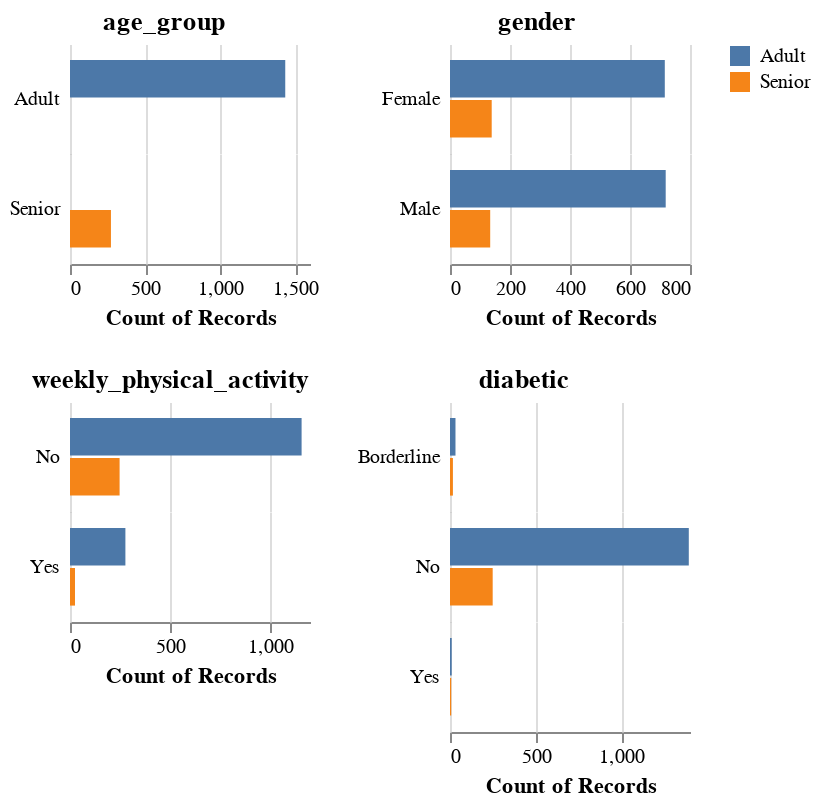

This figure's notebook cell:
### Code cell
aly.dist(data_train, color = 'age_group', dtype = 'object')

### Figure 1 — Vega specification as saved in the notebook (floating-point values rounded to 4 significant figures)
{"$schema": "https://vega.github.io/schema/vega/v5.json", "data": [{"name": "source_0", "values": [{"age_group": "Adult", "__count": 1435}, {"age_group": "Senior", "__count": 273}]}, {"name": "concat_0_concat_0_row_domain", "values": [{"age_group": "Adult", "count": 1}, {"age_group": "Senior", "count": 1}]}, {"name": "source_1", "values": [{"age_group": "Adult", "gender": "Female", "__count": 716}, {"age_group": "Adult", "gender": "Male", "__count": 719}, {"age_group": "Senior", "gender": "Female", "__count": 139}, {"age_group": "Senior", "gender": "Male", "__count": 134}]}, {"name": "concat_1_concat_0_row_domain", "values": [{"gender": "Female", "count": 2}, {"gender": "Male", "count": 2}]}, {"name": "source_2", "values": [{"age_group": "Adult", "weekly_physical_activity": "Yes", "__count": 277}, {"age_group": "Adult", "weekly_physical_activity": "No", "__count": 1158}, {"age_group": "Senior", "weekly_physical_activity": "No", "__count": 248}, {"age_group": "Senior", "weekly_physical_activity": "Yes", "__count": 25}]}, {"name": "concat_2_concat_0_row_domain", "values": [{"weekly_physical_activity": "Yes", "count": 2}, {"weekly_physical_activity": "No", "count": 2}]}, {"name": "source_3", "values": [{"age_group": "Adult", "diabetic": "No", "__count": 1393}, {"age_group": "Senior", "diabetic": "No", "__count": 249}, {"age_group": "Adult", "diabetic": "Yes", "__count": 10}, {"age_group": "Senior", "diabetic": "Borderline", "__count": 17}, {"age_group": "Adult", "diabetic": "Borderline", "__count": 32}, {"age_group": "Senior", "diabetic": "Yes", "__count": 7}]}, {"name": "concat_3_concat_0_row_domain", "values": [{"diabetic": "No", "count": 2}, {"diabetic": "Yes", "count": 2}, {"diabetic": "Borderline", "count": 2}]}, {"name": "source_0_color_domain_age_group_0", "values": [{"age_group": "Adult"}, {"age_group": "Senior"}]}, {"name": "source_1_color_domain_age_group_1", "values": [{"age_group": "Adult"}, {"age_group": "Senior"}]}, {"name": "source_2_color_domain_age_group_2", "values": [{"age_group": "Adult"}, {"age_group": "Senior"}]}, {"name": "source_3_color_domain_age_group_3", "values": [{"age_group": "Adult"}, {"age_group": "Senior"}]}, {"name": "source_0_concat_0_concat_0_x_domain___count", "values": [{"min": 273, "max": 1435}]}, {"name": "source_0_concat_0_concat_0_y_domain_age_group", "values": [{"age_group": "Adult"}, {"age_group": "Senior"}]}, {"name": "source_1_concat_1_concat_0_x_domain___count", "values": [{"min": 134, "max": 719}]}, {"name": "source_1_concat_1_concat_0_y_domain_age_group", "values": [{"age_group": "Adult"}, {"age_group": "Senior"}]}, {"name": "source_2_concat_2_concat_0_x_domain___count", "values": [{"min": 25, "max": 1158}]}, {"name": "source_2_concat_2_concat_0_y_domain_age_group", "values": [{"age_group": "Adult"}, {"age_group": "Senior"}]}, {"name": "source_3_concat_3_concat_0_x_domain___count", "values": [{"min": 7, "max": 1393}]}, {"name": "source_3_concat_3_concat_0_y_domain_age_group", "values": [{"age_group": "Adult"}, {"age_group": "Senior"}]}], "signals": [{"name": "concat_0_concat_0_child_width", "value": 120}, {"name": "concat_0_concat_0_y_step", "value": 20}, {"name": "concat_0_concat_0_child_height", "update": "bandspace(domain('concat_0_concat_0_y').length, 0.06, 0.4) * concat_0_concat_0_y_step"}, {"name": "concat_1_concat_0_child_width", "value": 120}, {"name": "concat_1_concat_0_y_step", "value": 20}, {"name": "concat_1_concat_0_child_height", "update": "bandspace(domain('concat_1_concat_0_y').length, 0.06, 0.4) * concat_1_concat_0_y_step"}, {"name": "concat_2_concat_0_child_width", "value": 120}, {"name": "concat_2_concat_0_y_step", "value": 20}, {"name": "concat_2_concat_0_child_height", "update": "bandspace(domain('concat_2_concat_0_y').length, 0.06, 0.4) * concat_2_concat_0_y_step"}, {"name": "concat_3_concat_0_child_width", "value": 120}, {"name": "concat_3_concat_0_y_step", "value": 20}, {"name": "concat_3_concat_0_child_height", "update": "bandspace(domain('concat_3_concat_0_y').length, 0.06, 0.4) * concat_3_concat_0_y_step"}], "marks": [{"type": "group", "name": "concat_0_group", "marks": [{"type": "group", "name": "concat_0_concat_0_group", "marks": [{"type": "group", "name": "concat_0_concat_0_row_header", "from": {"data": "concat_0_concat_0_row_domain"}, "sort": {"field": "datum[\"age_group\"]", "order": "ascending"}, "encode": {"update": {"height": {"signal": "concat_0_concat_0_child_height"}}}, "axes": [{"scale": "concat_0_concat_0_y", "grid": false, "zindex": 0, "orient": "left", "domain": true, "ticks": false, "labels": false}], "title": {"text": {"signal": "isValid(parent[\"age_group\"]) ? parent[\"age_group\"] : \"\"+parent[\"age_group\"]"}, "frame": "group", "baseline": "middle", "style": "guide-label", "orient": "left", "align": "left", "angle": 0, "offset": 5}, "role": "row-header"}, {"type": "group", "name": "concat_0_concat_0_column_footer", "encode": {"update": {"width": {"signal": "concat_0_concat_0_child_width"}}}, "axes": [{"scale": "concat_0_concat_0_x", "orient": "bottom", "grid": false, "title": "Count of Records", "labelFlush": true, "tickCount": {"signal": "ceil(concat_0_concat_0_child_width/40)"}, "zindex": 0, "labelOverlap": true}], "role": "column-footer"}, {"type": "group", "name": "concat_0_concat_0_cell", "from": {"facet": {"data": "source_0", "name": "concat_0_concat_0_facet", "groupby": ["age_group"]}}, "sort": {"field": ["datum[\"age_group\"]"], "order": ["ascending"]}, "encode": {"update": {"width": {"signal": "concat_0_concat_0_child_width"}, "height": {"signal": "concat_0_concat_0_child_height"}}}, "marks": [{"type": "rect", "name": "concat_0_concat_0_child_marks", "from": {"data": "concat_0_concat_0_facet"}, "encode": {"update": {"fill": {"field": "age_group", "scale": "color"}, "x": {"field": "__count", "scale": "concat_0_concat_0_x"}, "x2": {"value": 0, "scale": "concat_0_concat_0_x"}, "y": {"field": "age_group", "scale": "concat_0_concat_0_y"}, "height": {"signal": "max(0.25, bandwidth('concat_0_concat_0_y'))"}}}, "style": ["bar"]}], "axes": [{"scale": "concat_0_concat_0_x", "gridScale": "concat_0_concat_0_y", "tickCount": {"signal": "ceil(concat_0_concat_0_child_width/40)"}, "domain": false, "maxExtent": 0, "zindex": 0, "minExtent": 0, "ticks": false, "aria": false, "labels": false, "grid": true, "orient": "bottom"}], "style": "cell"}], "layout": {"padding": 0, "columns": 1, "bounds": "full", "align": "all"}}], "title": {"text": "age_group", "anchor": "middle"}, "layout": {"padding": 20, "columns": 1, "bounds": "full", "align": "each"}}, {"type": "group", "name": "concat_1_group", "marks": [{"type": "group", "name": "concat_1_concat_0_group", "marks": [{"type": "group", "name": "concat_1_concat_0_row_header", "from": {"data": "concat_1_concat_0_row_domain"}, "sort": {"field": "datum[\"gender\"]", "order": "ascending"}, "encode": {"update": {"height": {"signal": "concat_1_concat_0_child_height"}}}, "axes": [{"scale": "concat_1_concat_0_y", "labels": false, "orient": "left", "ticks": false, "grid": false, "domain": true, "zindex": 0}], "title": {"text": {"signal": "isValid(parent[\"gender\"]) ? parent[\"gender\"] : \"\"+parent[\"gender\"]"}, "style": "guide-label", "orient": "left", "frame": "group", "baseline": "middle", "align": "left", "offset": 5, "angle": 0}, "role": "row-header"}, {"type": "group", "name": "concat_1_concat_0_column_footer", "encode": {"update": {"width": {"signal": "concat_1_concat_0_child_width"}}}, "axes": [{"scale": "concat_1_concat_0_x", "labelOverlap": true, "grid": false, "zindex": 0, "labelFlush": true, "tickCount": {"signal": "ceil(concat_1_concat_0_child_width/40)"}, "title": "Count of Records", "orient": "bottom"}], "role": "column-footer"}, {"type": "group", "name": "concat_1_concat_0_cell", "from": {"facet": {"data": "source_1", "name": "concat_1_concat_0_facet", "groupby": ["gender"]}}, "sort": {"field": ["datum[\"gender\"]"], "order": ["ascending"]}, "encode": {"update": {"height": {"signal": "concat_1_concat_0_child_height"}, "width": {"signal": "concat_1_concat_0_child_width"}}}, "marks": [{"type": "rect", "name": "concat_1_concat_0_child_marks", "from": {"data": "concat_1_concat_0_facet"}, "encode": {"update": {"x2": {"value": 0, "scale": "concat_1_concat_0_x"}, "height": {"signal": "max(0.25, bandwidth('concat_1_concat_0_y'))"}, "fill": {"field": "age_group", "scale": "color"}, "x": {"field": "__count", "scale": "concat_1_concat_0_x"}, "y": {"field": "age_group", "scale": "concat_1_concat_0_y"}}}, "style": ["bar"]}], "axes": [{"scale": "concat_1_concat_0_x", "tickCount": {"signal": "ceil(concat_1_concat_0_child_width/40)"}, "grid": true, "domain": false, "minExtent": 0, "maxExtent": 0, "aria": false, "zindex": 0, "labels": false, "orient": "bottom", "ticks": false, "gridScale": "concat_1_concat_0_y"}], "style": "cell"}], "layout": {"padding": 0, "columns": 1, "bounds": "full", "align": "all"}}], "title": {"text": "gender", "anchor": "middle"}, "layout": {"padding": 20, "columns": 1, "bounds": "full", "align": "each"}}, {"type": "group", "name": "concat_2_group", "marks": [{"type": "group", "name": "concat_2_concat_0_group", "marks": [{"type": "group", "name": "concat_2_concat_0_row_header", "from": {"data": "concat_2_concat_0_row_domain"}, "sort": {"field": "datum[\"weekly_physical_activity\"]", "order": "ascending"}, "encode": {"update": {"height": {"signal": "concat_2_concat_0_child_height"}}}, "axes": [{"scale": "concat_2_concat_0_y", "zindex": 0, "ticks": false, "orient": "left", "domain": true, "grid": false, "labels": false}], "title": {"text": {"signal": "isValid(parent[\"weekly_physical_activity\"]) ? parent[\"weekly_physical_activity\"] : \"\"+parent[\"weekly_physical_activity\"]"}, "orient": "left", "frame": "group", "angle": 0, "baseline": "middle", "style": "guide-label", "align": "left", "offset": 5}, "role": "row-header"}, {"type": "group", "name": "concat_2_concat_0_column_footer", "encode": {"update": {"width": {"signal": "concat_2_concat_0_child_width"}}}, "axes": [{"scale": "concat_2_concat_0_x", "zindex": 0, "labelOverlap": true, "title": "Count of Records", "orient": "bottom", "labelFlush": true, "tickCount": {"signal": "ceil(concat_2_concat_0_child_width/40)"}, "grid": false}], "role": "column-footer"}, {"type": "group", "name": "concat_2_concat_0_cell", "from": {"facet": {"data": "source_2", "name": "concat_2_concat_0_facet", "groupby": ["weekly_physical_activity"]}}, "sort": {"field": ["datum[\"weekly_physical_activity\"]"], "order": ["ascending"]}, "encode": {"update": {"width": {"signal": "concat_2_concat_0_child_width"}, "height": {"signal": "concat_2_concat_0_child_height"}}}, "marks": [{"type": "rect", "name": "concat_2_concat_0_child_marks", "from": {"data": "concat_2_concat_0_facet"}, "encode": {"update": {"x2": {"value": 0, "scale": "concat_2_concat_0_x"}, "y": {"field": "age_group", "scale": "concat_2_concat_0_y"}, "fill": {"field": "age_group", "scale": "color"}, "height": {"signal": "max(0.25, bandwidth('concat_2_concat_0_y'))"}, "x": {"field": "__count", "scale": "concat_2_concat_0_x"}}}, "style": ["bar"]}], "axes": [{"scale": "concat_2_concat_0_x", "zindex": 0, "grid": true, "labels": false, "aria": false, "orient": "bottom", "tickCount": {"signal": "ceil(concat_2_concat_0_child_width/40)"}, "domain": false, "maxExtent": 0, "minExtent": 0, "ticks": false, "gridScale": "concat_2_concat_0_y"}], "style": "cell"}], "layout": {"padding": 0, "columns": 1, "bounds": "full", "align": "all"}}], "title": {"text": "weekly_physical_activity", "anchor": "middle"}, "layout": {"padding": 20, "columns": 1, "bounds": "full", "align": "each"}}, {"type": "group", "name": "concat_3_group", "marks": [{"type": "group", "name": "concat_3_concat_0_group", "marks": [{"type": "group", "name": "concat_3_concat_0_row_header", "from": {"data": "concat_3_concat_0_row_domain"}, "sort": {"field": "datum[\"diabetic\"]", "order": "ascending"}, "encode": {"update": {"height": {"signal": "concat_3_concat_0_child_height"}}}, "axes": [{"scale": "concat_3_concat_0_y", "labels": false, "zindex": 0, "domain": true, "ticks": false, "orient": "left", "grid": false}], "title": {"text": {"signal": "isValid(parent[\"diabetic\"]) ? parent[\"diabetic\"] : \"\"+parent[\"diabetic\"]"}, "orient": "left", "baseline": "middle", "style": "guide-label", "align": "left", "frame": "group", "offset": 5, "angle": 0}, "role": "row-header"}, {"type": "group", "name": "concat_3_concat_0_column_footer", "encode": {"update": {"width": {"signal": "concat_3_concat_0_child_width"}}}, "axes": [{"scale": "concat_3_concat_0_x", "title": "Count of Records", "labelOverlap": true, "zindex": 0, "orient": "bottom", "labelFlush": true, "grid": false, "tickCount": {"signal": "ceil(concat_3_concat_0_child_width/40)"}}], "role": "column-footer"}, {"type": "group", "name": "concat_3_concat_0_cell", "from": {"facet": {"data": "source_3", "name": "concat_3_concat_0_facet", "groupby": ["diabetic"]}}, "sort": {"field": ["datum[\"diabetic\"]"], "order": ["ascending"]}, "encode": {"update": {"height": {"signal": "concat_3_concat_0_child_height"}, "width": {"signal": "concat_3_concat_0_child_width"}}}, "marks": [{"type": "rect", "name": "concat_3_concat_0_child_marks", "from": {"data": "concat_3_concat_0_facet"}, "encode": {"update": {"height": {"signal": "max(0.25, bandwidth('concat_3_concat_0_y'))"}, "fill": {"field": "age_group", "scale": "color"}, "x": {"field": "__count", "scale": "concat_3_concat_0_x"}, "x2": {"value": 0, "scale": "concat_3_concat_0_x"}, "y": {"field": "age_group", "scale": "concat_3_concat_0_y"}}}, "style": ["bar"]}], "axes": [{"scale": "concat_3_concat_0_x", "gridScale": "concat_3_concat_0_y", "grid": true, "maxExtent": 0, "tickCount": {"signal": "ceil(concat_3_concat_0_child_width/40)"}, "aria": false, "domain": false, "orient": "bottom", "minExtent": 0, "labels": false, "ticks": false, "zindex": 0}], "style": "cell"}], "layout": {"padding": 0, "columns": 1, "bounds": "full", "align": "all"}}], "title": {"text": "diabetic", "anchor": "middle"}, "layout": {"padding": 20, "columns": 1, "bounds": "full", "align": "each"}}], "scales": [{"name": "color", "type": "ordinal", "domain": {"fields": [{"data": "source_0_color_domain_age_group_0", "field": "age_group"}, {"data": "source_1_color_domain_age_group_1", "field": "age_group"}, {"data": "source_2_color_domain_age_group_2", "field": "age_group"}, {"data": "source_3_color_domain_age_group_3", "field": "age_group"}], "sort": true}, "range": "category"}, {"name": "concat_0_concat_0_x", "type": "linear", "domain": [{"signal": "(data(\"source_0_concat_0_concat_0_x_domain___count\")[0] || {}).min"}, {"signal": "(data(\"source_0_concat_0_concat_0_x_domain___count\")[0] || {}).max"}], "range": [0, {"signal": "concat_0_concat_0_child_width"}], "nice": true, "zero": true}, {"name": "concat_0_concat_0_y", "type": "band", "domain": {"data": "source_0_concat_0_concat_0_y_domain_age_group", "field": "age_group", "sort": true}, "range": {"step": {"signal": "concat_0_concat_0_y_step"}}, "paddingOuter": 0.4, "paddingInner": 0.06}, {"name": "concat_1_concat_0_x", "type": "linear", "domain": [{"signal": "(data(\"source_1_concat_1_concat_0_x_domain___count\")[0] || {}).min"}, {"signal": "(data(\"source_1_concat_1_concat_0_x_domain___count\")[0] || {}).max"}], "range": [0, {"signal": "concat_1_concat_0_child_width"}], "nice": true, "zero": true}, {"name": "concat_1_concat_0_y", "type": "band", "domain": {"data": "source_1_concat_1_concat_0_y_domain_age_group", "field": "age_group", "sort": true}, "range": {"step": {"signal": "concat_1_concat_0_y_step"}}, "paddingInner": 0.06, "paddingOuter": 0.4}, {"name": "concat_2_concat_0_x", "type": "linear", "domain": [{"signal": "(data(\"source_2_concat_2_concat_0_x_domain___count\")[0] || {}).min"}, {"signal": "(data(\"source_2_concat_2_concat_0_x_domain___count\")[0] || {}).max"}], "range": [0, {"signal": "concat_2_concat_0_child_width"}], "zero": true, "nice": true}, {"name": "concat_2_concat_0_y", "type": "band", "domain": {"data": "source_2_concat_2_concat_0_y_domain_age_group", "field": "age_group", "sort": true}, "range": {"step": {"signal": "concat_2_concat_0_y_step"}}, "paddingOuter": 0.4, "paddingInner": 0.06}, {"name": "concat_3_concat_0_x", "type": "linear", "domain": [{"signal": "(data(\"source_3_concat_3_concat_0_x_domain___count\")[0] || {}).min"}, {"signal": "(data(\"source_3_concat_3_concat_0_x_domain___count\")[0] || {}).max"}], "range": [0, {"signal": "concat_3_concat_0_child_width"}], "zero": true, "nice": true}, {"name": "concat_3_concat_0_y", "type": "band", "domain": {"data": "source_3_concat_3_concat_0_y_domain_age_group", "field": "age_group", "sort": true}, "range": {"step": {"signal": "concat_3_concat_0_y_step"}}, "paddingInner": 0.06, "paddingOuter": 0.4}], "layout": {"padding": 20, "columns": 2, "bounds": "full", "align": "each"}, "config": {"style": {"cell": {"stroke": null}}}, "background": "white", "padding": 5, "legends": [{"fill": "color", "symbolType": "square"}]}
